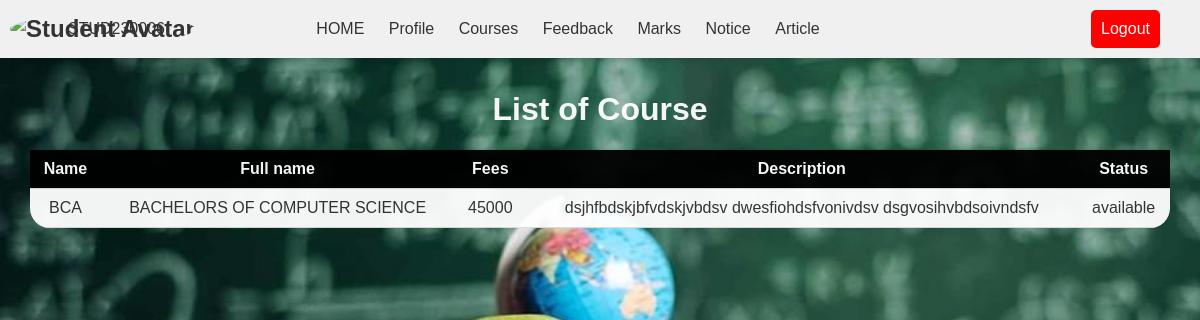
The app's page /view_stud_course.php (signed in) with its own data.
### tables this page shows
CREATE TABLE `course` (
  `sno` int(11) NOT NULL,
  `cname` varchar(20) NOT NULL,
  `full` varchar(30) NOT NULL,
  `fees` int(10) NOT NULL,
  `des` varchar(500) NOT NULL,
  `status` varchar(20) NOT NULL DEFAULT 'available'
);

### view_stud_course.php (the view, shortened to what this page needs)
<!DOCTYPE html>
<html>
<head>
</head>
<body>
  <?php include 'student_dash_header.php'; ?>
  <div class="table-container">
    <h1 align="center" style="color: white;">List of Course</h1>
    <table>
      <tr>
        <th>Name</th>
        <th>Full name</th>
        <th>Fees</th>
        <th>Description</th>
        <th>Status</th>
      </tr>
      <?php
      $con = mysqli_connect("localhost", "root", "", "cms");
      $query = "SELECT * FROM course where status='available'";
      $result = mysqli_query($con, $query);
      while ($row = mysqli_fetch_assoc($result)) {
        echo "<tr>";
        echo "<td>".$row['cname']."</td>";
        echo "<td>".$row['full']."</td>";
        echo "<td>".$row['fees']."</td>";
        echo "<td>".$row['des']."</td>";
        echo "<td>".$row['status']."</td>";
        echo "</tr>";
      }
      ?>
    </table>
  </div>
</body>
</html>

### view_stud_course.php (style rules this page uses)
body { font-family: Arial, sans-serif; background-image: url("your-image.jpg"); background-size: cover; background-position: center; }
.table-container { width: 95%; margin: 0 auto; max-height: 540px; top: 70px; position: relative; overflow: auto; border-radius: 20px; opacity: 0.95; }
table { border-collapse: collapse; width: 100%; background-color: #fff; box-shadow: 0 2px 5px rgba(0, 0, 0, 0.3); }
th, td { padding: 10px; text-align: center; border-bottom: 1px solid #ddd; }
th { background-color: black; color: #fff; }

### student_dash_header.php (style rules this page uses)
body { font-family: Arial, sans-serif; margin: 0; padding: 0; background: url(backgrounds/studback.jpg); background-size: cover; overflow: auto; height: 100vh; }
body.light-mode { background-color: #f2f2f2; color: #333; }

### records on screen
course: cname "BCA", full "BACHELORS OF COMPUTER SCIENCE", fees "45000", des "dsjhfbdskjbfvdskjvbdsv dwesfiohdsfvonivdsv dsgvosihvbdsoivndsfv", status "available"

### other values on screen
$username "STUD230006"
